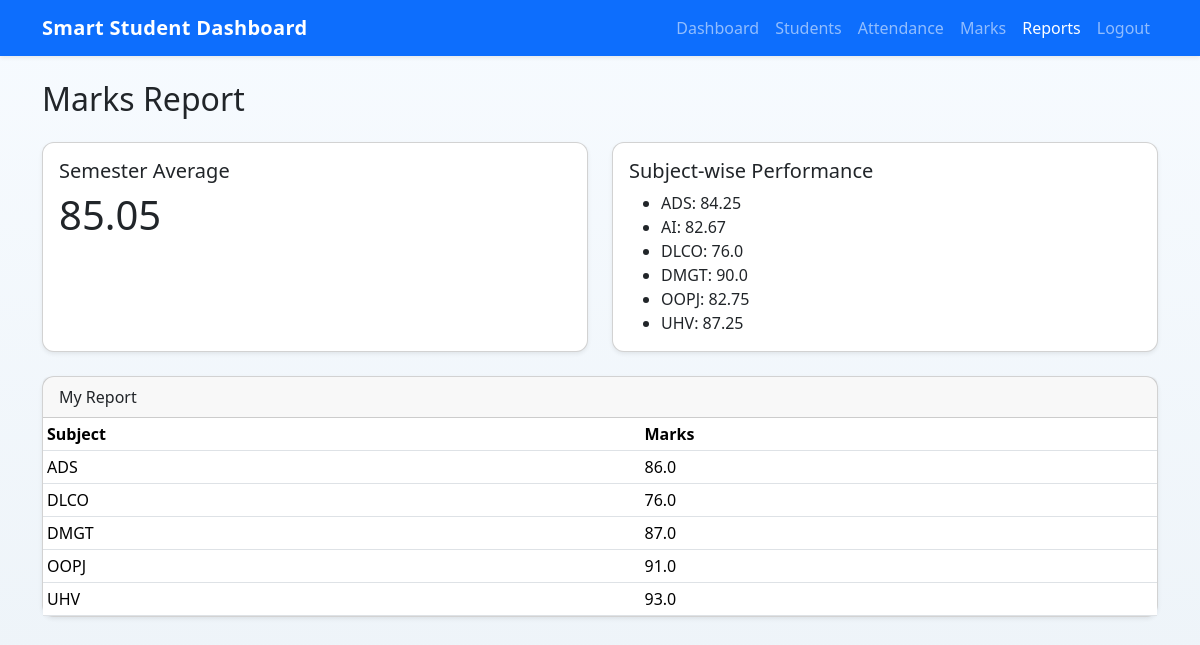
/marks/report (signed in), run on the app's committed database.
### tables this page shows
CREATE TABLE marks (
            id INTEGER PRIMARY KEY AUTOINCREMENT,
            student_id INTEGER NOT NULL,
            subject TEXT NOT NULL,
            marks REAL NOT NULL,
            created_at TEXT DEFAULT CURRENT_TIMESTAMP,
            FOREIGN KEY (student_id) REFERENCES students (id)
        );

### app.py (the view, shortened to what this page needs)
@app.route("/marks/report")
@login_required
def marks_report():
    db = get_db()
    if session.get("role") == "student":
        student = db.execute(
            "SELECT id FROM students WHERE user_id = ?", (session["user_id"],)
        ).fetchone()
        if not student:
            flash("Student profile not found.", "warning")
            return redirect(url_for("student_dashboard"))
        rows = db.execute(
            "SELECT subject, marks FROM marks WHERE student_id = ? ORDER BY subject",
            (student["id"],),
        ).fetchall()
        grouped = {"My Report": rows}
    averages = db.execute(
        "SELECT subject, ROUND(AVG(marks), 2) AS avg_marks FROM marks GROUP BY subject ORDER BY subject"
    ).fetchall()
    semester_avg = db.execute("SELECT ROUND(AVG(marks), 2) AS avg FROM marks").fetchone()["avg"]
    semester_avg = semester_avg if semester_avg is not None else 0
    return render_template(
        "marks_report.html",
        grouped=grouped,
        averages=averages,
        semester_avg=semester_avg,
    )

### app.py (called while the page is built)
def get_db():
    if "db" not in g:
        g.db = sqlite3.connect(DATABASE)
        g.db.row_factory = sqlite3.Row
    return g.db

def login_required(view):
    @wraps(view)
    def wrapped(*args, **kwargs):
        if "user_id" not in session:
            flash("Please log in first.", "warning")
            return redirect(url_for("login"))
        return view(*args, **kwargs)
    return wrapped

### templates/marks_report.html (shortened to what this page needs)
{% extends 'base.html' %}
{% block content %}
<div class="d-flex justify-content-between align-items-center mb-3">
    <h2>Marks Report</h2>
</div>
<div class="row g-4 mb-4">
    <div class="col-md-6">
        <div class="card shadow-sm h-100">
            <div class="card-body">
                <h5>Semester Average</h5>
                <p class="display-6 mb-0">{{ semester_avg }}</p>
            </div>
        </div>
    </div>
    <div class="col-md-6">
        <div class="card shadow-sm h-100">
            <div class="card-body">
                <h5>Subject-wise Performance</h5>
                <ul class="mb-0">
                    {% for row in averages %}
                    <li>{{ row.subject }}: {{ row.avg_marks }}</li>
                    {% else %}
                    <li class="text-muted">No subject data yet.</li>
                    {% endfor %}
                </ul>
            </div>
        </div>
    </div>
</div>
{% for key, rows in grouped.items() %}
<div class="card shadow-sm mb-3">
    <div class="card-header">{{ key }}</div>
    <div class="table-responsive">
        <table class="table table-sm mb-0">
            <thead><tr><th>Subject</th><th>Marks</th></tr></thead>
            <tbody>
                {% for row in rows %}
                <tr><td>{{ row.subject }}</td><td>{{ row.marks }}</td></tr>
                {% endfor %}
            </tbody>
        </table>
    </div>
</div>
{% endfor %}
{% endblock %}

### static/css/styles.css (style rules this page uses)
body { background: linear-gradient(180deg, #f7fbff, #eef4f9); }
.card { border-radius: 12px; }

### data on the page
marks: subject "DLCO", avg_marks "76.0", marks "76.0"
marks: subject "ADS", marks "86.0"
marks: subject "DMGT", marks "87.0"
marks: subject "OOPJ", marks "91.0"
marks: subject "UHV", marks "93.0"

### other printed values
{{ semester_avg }} "85.05"
{{ row.subject }} "ADS" "AI" "DMGT" "OOPJ" "UHV"
{{ row.avg_marks }} "84.25" "82.67" "90.0" "82.75" "87.25"
{{ key }} "My Report"
